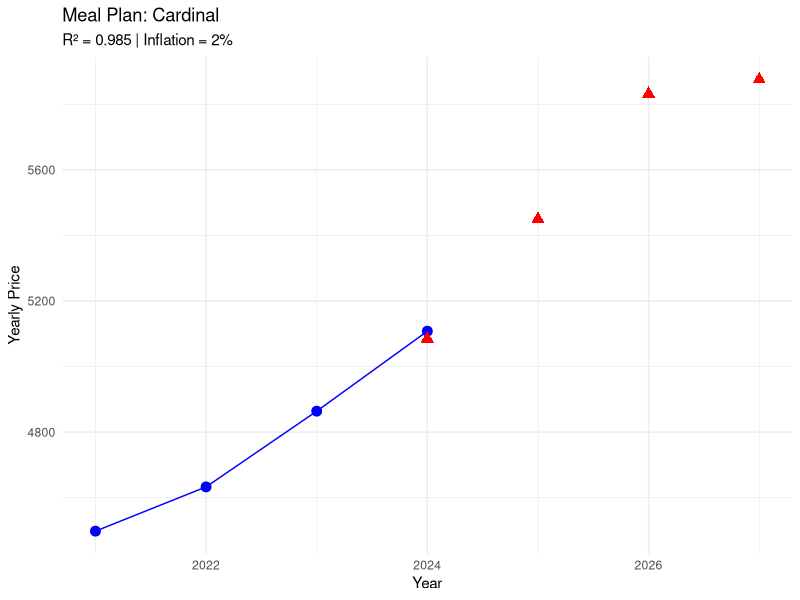

Write the R code that produced this figure.
library(readr)
library(dplyr)
library(ggplot2)

#-------------------------------
# Load & Prepare Meal Plan Data
#-------------------------------
load_meal_data <- function() {
  meal_prices <- read_csv("./data_folder/transformed_data/Clean_Meal_Plan_Prices.csv")
  combined_data <- read_csv("./data_folder/transformed_data/Combined_Data.csv")
  
  fall_2024_meal_plans <- unique(
    combined_data$Meal.Plan.Description[combined_data$Term.Session.Description == "Fall 2024"]
  )
  
  meal_prices %>%
    filter(Meal.Plan.Description %in% fall_2024_meal_plans,
           grepl("Fall", Term.Session.Description),
           !is.na(Price.Year)) %>%
    mutate(Year = as.numeric(gsub("Fall ", "", Term.Session.Description))) %>%
    dplyr::select(Meal.Plan.Description, Year, Price.Year)
}

#-------------------------------------------------
# Predict & Plot Prices with Optional Inflation
#-------------------------------------------------
predict_and_plot_prices <- function(data, future_years, inflation_rate = 0) {
  future_df <- data.frame(Year = future_years)
  predictions <- data.frame()
  plot_list <- list()
  
  for (plan in unique(data$Meal.Plan.Description)) {
    plan_data <- filter(data, Meal.Plan.Description == plan)
    
    if (nrow(plan_data) > 1) {
      model <- lm(Price.Year ~ Year, data = plan_data)
      raw_preds <- predict(model, newdata = future_df)
      
      last_year <- max(plan_data$Year)
      n_years <- future_years - last_year
      
      # Apply inflation adjustment (if any)
      adjusted_preds <- raw_preds * (1 + inflation_rate)^n_years
      
      r2 <- summary(model)$r.squared
      
      pred_df <- data.frame(
        Meal.Plan.Description = plan,
        Year = future_years,
        Predicted.Price = raw_preds,
        Inflation.Rate = inflation_rate,
        Adjusted.Price = adjusted_preds,
        R2 = r2
      )
      
      predictions <- bind_rows(predictions, pred_df)
      
      # Combine for plotting
      combined_plot_data <- bind_rows(
        mutate(plan_data, Type = "Historical"),
        mutate(pred_df, Price.Year = Adjusted.Price, Type = "Predicted") %>%
          dplyr::select(Meal.Plan.Description, Year, Price.Year, Type)
      )
      
      # Plot
      p <- ggplot() +
        geom_point(data = filter(combined_plot_data, Type == "Historical"),
                   aes(x = Year, y = Price.Year), color = "blue", size = 3) +
        geom_line(data = filter(combined_plot_data, Type == "Historical"),
                  aes(x = Year, y = Price.Year), color = "blue") +
        geom_point(data = filter(combined_plot_data, Type == "Predicted"),
                   aes(x = Year, y = Price.Year), color = "red", size = 3, shape = 17) +
        labs(title = paste("Meal Plan:", plan),
             subtitle = paste("R² =", round(r2, 3), "| Inflation =", paste0(inflation_rate * 100, "%")),
             y = "Yearly Price", x = "Year") +
        theme_minimal()
      
      plot_list[[plan]] <- p
    }
  }
  
  return(list(predictions = predictions, plots = plot_list))
}

#-------------------------------
# Run Prediction with Inflation
#-------------------------------
# Load data
data <- load_meal_data()

# Set parameters
future_years <- c(2024,2025,2026,2027)
inflation_rate <- c(0.02,0.03,0.03,0.01)  # 3% annual inflation

# Get results
result <- predict_and_plot_prices(data, future_years, inflation_rate)

# View predictions
print(result$predictions)

# View one plot
print(result$plots[["Cardinal"]])
